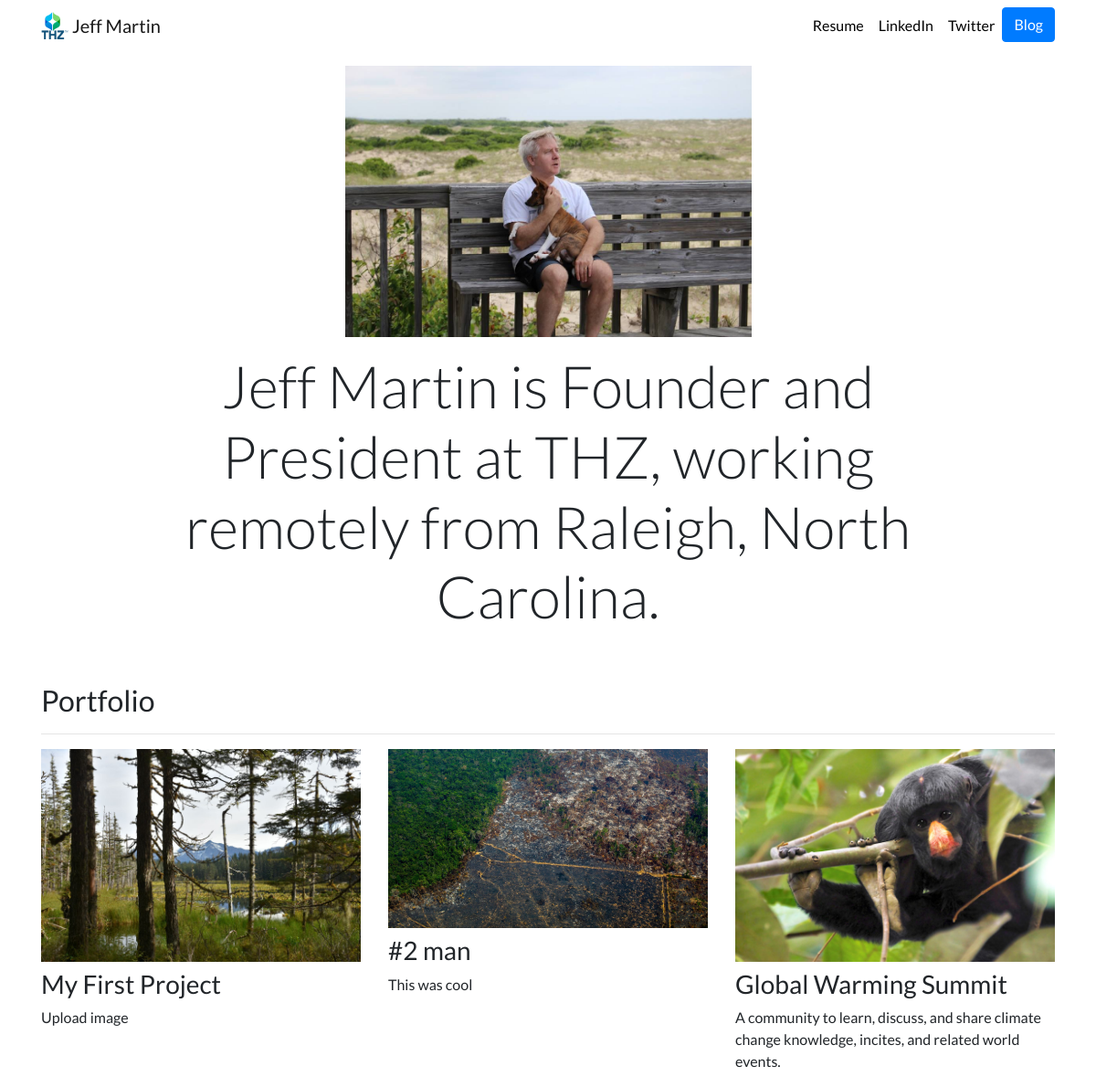
The page / on the database its author committed.
### portfolio/models.py (models this page shows, shortened)
class Project(models.Model):
    title = models.CharField(max_length=100)
    description = models.CharField(max_length=256)
    image = models.ImageField(upload_to='portfolio/images/')
    url = models.URLField(blank=True)

### portfolio/views.py (the view)
# urls.py: 2. Add a URL to urlpatterns:  path('', views.home, name='home')
def home(request):
    projects =Project.objects.all()
    return render(request, 'portfolio/home.html', {'projects':projects})

### portfolio/templates/portfolio/home.html
{% extends "portfolio/base.html" %}
{% load static %}
{% block content %}
<div class="row justify-content-center my-3">
  <div class="col-5">
    <img src="{% static 'portfolio/Jeff-Martin-and-Benji-Whale-Head-Life-Saving-Building-Corola-Beach-NC.jpg' %}" class="img-fluid">
  </div>
</div>
<div class="row justify-content-center mb-3">
  <div class="col-md-9 text-center">
    <h1 id="hometext" class="font-weight-light">Jeff Martin is Founder and President at THZ, working remotely from Raleigh, North Carolina. </h1>
  </div>
</div>
<h2 class="mt-5">Portfolio</h2>
<hr>
<div class="row">
  {% for project in projects %}
  <div class="col-lg-4 col-md-6">
    {% if project.url %}
    <a href="{{ project.url }}">
      <img src="{{ project.image.url }}" class="img-fluid mb-2">
    </a>
    {% else %}
    <img src="{{ project.image.url }}" class="img-fluid mb-2">
    {% endif %}
    <h3>{{ project.title }}</h3>
    <p>{{ project.description }}</p>
  </div>
  {% endfor %}
</div>
{% endblock %}

### portfolio/templates/portfolio/base.html (shortened to what this page needs)
{% load static %}
<!doctype html>
<html lang="en">
<head>
  <link rel="stylesheet" href="https://stackpath.bootstrapcdn.com/bootstrap/4.4.1/css/bootstrap.min.css">
  <link rel="stylesheet" href="{% static "portfolio/custom.css" %}">
</head>
<body>
  <nav id="topNav" class="navbar navbar-expand-md navbar-light">
    <div class="container">
      <a class="navbar-brand" href="{% url 'home' %}">
        <img src="{% static "portfolio/Logo.png" %}" width="30" height="30" class="d-inline-block align-top" alt="THZ's Logo">
        <span>Jeff Martin</span>
      </a>
      <div class="collapse navbar-collapse text-center" id="navbarNav">
        <ul class="navbar-nav ml-auto">
          <li class="nav-item">
            <a class="nav-link" href="{% static "portfolio/resume.pdf" %}">Resume</a>
          </li>
          <li class="nav-item">
            <a class="nav-link" href="https://www.linkedin.com/in/jeff-martin-thzterahertz/" target="_blank">LinkedIn</a>
          </li>
          <li class="nav-item">
            <a class="nav-link" href="https://twitter.com/thzterahertz" target="_blank">Twitter</a>
          </li>
          <li>
            <a role="button" href="{% url 'blog:all_blogs' %}" class="btn btn-primary">Blog</a>
          </li>
        </ul>
      </div>
    </div>
  </nav>
  <div class="container">
    {% block content %}{% endblock %}
  </div>
</body>
</html>

### portfolio/static/portfolio/custom.css (style rules this page uses)
.navbar-nav .nav-link { color: rgba(0,0,0,1) !important; }
body { font-family: 'Lato', sans-serif; }
@media (min-width: 992px) { #hometext { font-size: 4rem; } }

### rows shown on the page
Project: image (picture), title "My First Project", description "Upload image"
Project: image (picture), title "#2 man", description "This was cool"
Project: image (picture), title "Global Warming Summit", description "A community to learn, discuss, and share climate change knowledge, incites, and related world events."
